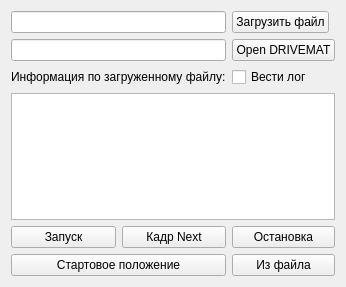
<?xml version="1.0" encoding="UTF-8"?>
<ui version="4.0">
 <class>MoveControlWidget</class>
 <widget class="QWidget" name="MoveControlWidget">
  <property name="geometry">
   <rect>
    <x>0</x>
    <y>0</y>
    <width>312</width>
    <height>287</height>
   </rect>
  </property>
  <property name="sizePolicy">
   <sizepolicy hsizetype="Preferred" vsizetype="Preferred">
    <horstretch>0</horstretch>
    <verstretch>0</verstretch>
   </sizepolicy>
  </property>
  <property name="windowTitle">
   <string>Form</string>
  </property>
  <layout class="QGridLayout" name="gridLayout_2">
   <item row="0" column="0">
    <layout class="QVBoxLayout" name="verticalLayout">
     <item>
      <spacer name="verticalSpacer_2">
       <property name="orientation">
        <enum>Qt::Vertical</enum>
       </property>
       <property name="sizeHint" stdset="0">
        <size>
         <width>20</width>
         <height>18</height>
        </size>
       </property>
      </spacer>
     </item>
     <item>
      <layout class="QGridLayout" name="gridLayout">
       <item row="0" column="0" colspan="2">
        <widget class="QLineEdit" name="FilePathTextBox">
         <property name="sizePolicy">
          <sizepolicy hsizetype="Minimum" vsizetype="Fixed">
           <horstretch>0</horstretch>
           <verstretch>0</verstretch>
          </sizepolicy>
         </property>
        </widget>
       </item>
       <item row="0" column="2">
        <widget class="QPushButton" name="ButtonLoadFile">
         <property name="sizePolicy">
          <sizepolicy hsizetype="Fixed" vsizetype="Fixed">
           <horstretch>0</horstretch>
           <verstretch>0</verstretch>
          </sizepolicy>
         </property>
         <property name="text">
          <string>Загрузить файл</string>
         </property>
        </widget>
       </item>
       <item row="2" column="0" colspan="2">
        <widget class="QLabel" name="label">
         <property name="text">
          <string>Информация по загруженному файлу:</string>
         </property>
        </widget>
       </item>
       <item row="2" column="2">
        <widget class="QCheckBox" name="checkBoxLog">
         <property name="layoutDirection">
          <enum>Qt::LeftToRight</enum>
         </property>
         <property name="text">
          <string>Вести лог</string>
         </property>
        </widget>
       </item>
       <item row="3" column="0" colspan="3">
        <widget class="QTextEdit" name="MessageTextBox">
         <property name="enabled">
          <bool>true</bool>
         </property>
         <property name="sizePolicy">
          <sizepolicy hsizetype="Minimum" vsizetype="Preferred">
           <horstretch>0</horstretch>
           <verstretch>0</verstretch>
          </sizepolicy>
         </property>
         <property name="readOnly">
          <bool>true</bool>
         </property>
        </widget>
       </item>
       <item row="4" column="0">
        <widget class="QPushButton" name="ButtonPlayPause">
         <property name="text">
          <string>Запуск</string>
         </property>
        </widget>
       </item>
       <item row="4" column="1">
        <widget class="QPushButton" name="ButtonNext">
         <property name="text">
          <string>Кадр Next</string>
         </property>
        </widget>
       </item>
       <item row="4" column="2">
        <widget class="QPushButton" name="ButtonStop">
         <property name="text">
          <string>Остановка</string>
         </property>
        </widget>
       </item>
       <item row="5" column="0" colspan="2">
        <widget class="QPushButton" name="ButtonGoStartPos">
         <property name="text">
          <string>Стартовое положение</string>
         </property>
        </widget>
       </item>
       <item row="5" column="2">
        <widget class="QPushButton" name="ButtonStartFile">
         <property name="text">
          <string>Из файла</string>
         </property>
        </widget>
       </item>
       <item row="1" column="2">
        <widget class="QPushButton" name="ButtonLoadDRIVEMAT">
         <property name="text">
          <string>Open DRIVEMAT</string>
         </property>
        </widget>
       </item>
       <item row="1" column="0" colspan="2">
        <widget class="QLineEdit" name="DRIVEMATPathTextBox"/>
       </item>
      </layout>
     </item>
     <item>
      <spacer name="verticalSpacer">
       <property name="orientation">
        <enum>Qt::Vertical</enum>
       </property>
       <property name="sizeHint" stdset="0">
        <size>
         <width>20</width>
         <height>18</height>
        </size>
       </property>
      </spacer>
     </item>
    </layout>
   </item>
  </layout>
 </widget>
 <resources/>
 <connections/>
</ui>
